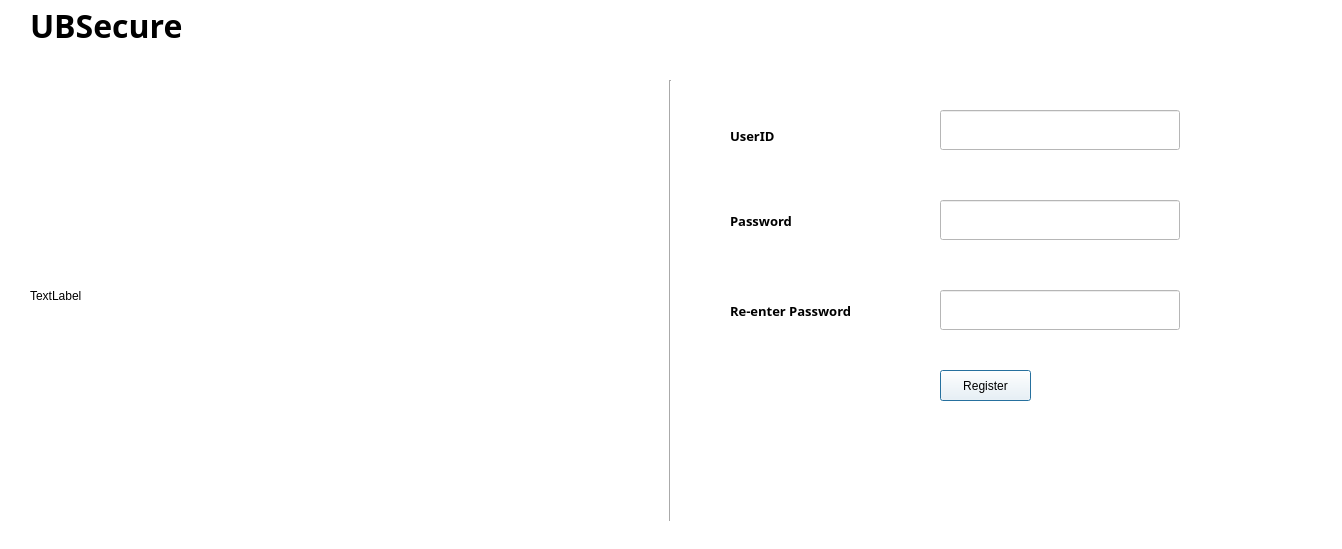
<?xml version="1.0" encoding="UTF-8"?>
<ui version="4.0">
 <class>Dialog</class>
 <widget class="QDialog" name="Dialog">
  <property name="geometry">
   <rect>
    <x>0</x>
    <y>0</y>
    <width>1342</width>
    <height>549</height>
   </rect>
  </property>
  <property name="windowTitle">
   <string>Dialog</string>
  </property>
  <property name="styleSheet">
   <string notr="true">background-color: rgb(255, 255, 255);</string>
  </property>
  <widget class="QLabel" name="label_8">
   <property name="geometry">
    <rect>
     <x>30</x>
     <y>0</y>
     <width>181</width>
     <height>51</height>
    </rect>
   </property>
   <property name="font">
    <font>
     <family>Segoe UI Semibold</family>
     <pointsize>24</pointsize>
     <weight>75</weight>
     <bold>true</bold>
    </font>
   </property>
   <property name="autoFillBackground">
    <bool>false</bool>
   </property>
   <property name="text">
    <string>UBSecure</string>
   </property>
  </widget>
  <widget class="QLabel" name="label_7">
   <property name="geometry">
    <rect>
     <x>30</x>
     <y>70</y>
     <width>611</width>
     <height>451</height>
    </rect>
   </property>
   <property name="text">
    <string>TextLabel</string>
   </property>
  </widget>
  <widget class="Line" name="line">
   <property name="geometry">
    <rect>
     <x>660</x>
     <y>80</y>
     <width>20</width>
     <height>441</height>
    </rect>
   </property>
   <property name="orientation">
    <enum>Qt::Vertical</enum>
   </property>
  </widget>
  <widget class="QLabel" name="passask">
   <property name="geometry">
    <rect>
     <x>730</x>
     <y>110</y>
     <width>61</width>
     <height>51</height>
    </rect>
   </property>
   <property name="font">
    <font>
     <family>Segoe UI Semibold</family>
     <pointsize>10</pointsize>
     <weight>75</weight>
     <bold>true</bold>
    </font>
   </property>
   <property name="text">
    <string>UserID</string>
   </property>
  </widget>
  <widget class="QLabel" name="label_6">
   <property name="geometry">
    <rect>
     <x>730</x>
     <y>200</y>
     <width>81</width>
     <height>41</height>
    </rect>
   </property>
   <property name="font">
    <font>
     <family>Segoe UI Semibold</family>
     <pointsize>10</pointsize>
     <weight>75</weight>
     <bold>true</bold>
    </font>
   </property>
   <property name="text">
    <string>Password</string>
   </property>
  </widget>
  <widget class="QLineEdit" name="lineEdit_2">
   <property name="geometry">
    <rect>
     <x>940</x>
     <y>110</y>
     <width>240</width>
     <height>40</height>
    </rect>
   </property>
  </widget>
  <widget class="QLineEdit" name="lineEdit_3">
   <property name="geometry">
    <rect>
     <x>940</x>
     <y>200</y>
     <width>240</width>
     <height>40</height>
    </rect>
   </property>
  </widget>
  <widget class="QLabel" name="label_9">
   <property name="geometry">
    <rect>
     <x>730</x>
     <y>290</y>
     <width>151</width>
     <height>41</height>
    </rect>
   </property>
   <property name="font">
    <font>
     <family>Segoe UI Semibold</family>
     <pointsize>10</pointsize>
     <weight>75</weight>
     <bold>true</bold>
    </font>
   </property>
   <property name="text">
    <string>Re-enter Password</string>
   </property>
  </widget>
  <widget class="QLineEdit" name="lineEdit_4">
   <property name="geometry">
    <rect>
     <x>940</x>
     <y>290</y>
     <width>240</width>
     <height>40</height>
    </rect>
   </property>
  </widget>
  <widget class="QPushButton" name="Registerbutton">
   <property name="geometry">
    <rect>
     <x>940</x>
     <y>370</y>
     <width>91</width>
     <height>31</height>
    </rect>
   </property>
   <property name="text">
    <string>Register</string>
   </property>
  </widget>
  <widget class="QLabel" name="warninglabel">
   <property name="geometry">
    <rect>
     <x>810</x>
     <y>450</y>
     <width>281</width>
     <height>31</height>
    </rect>
   </property>
   <property name="text">
    <string/>
   </property>
  </widget>
 </widget>
 <resources/>
 <connections/>
</ui>
